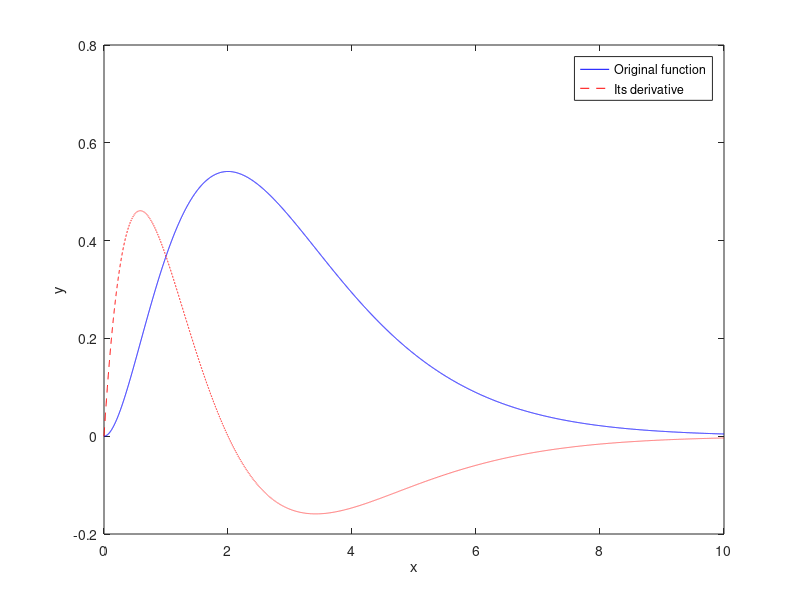
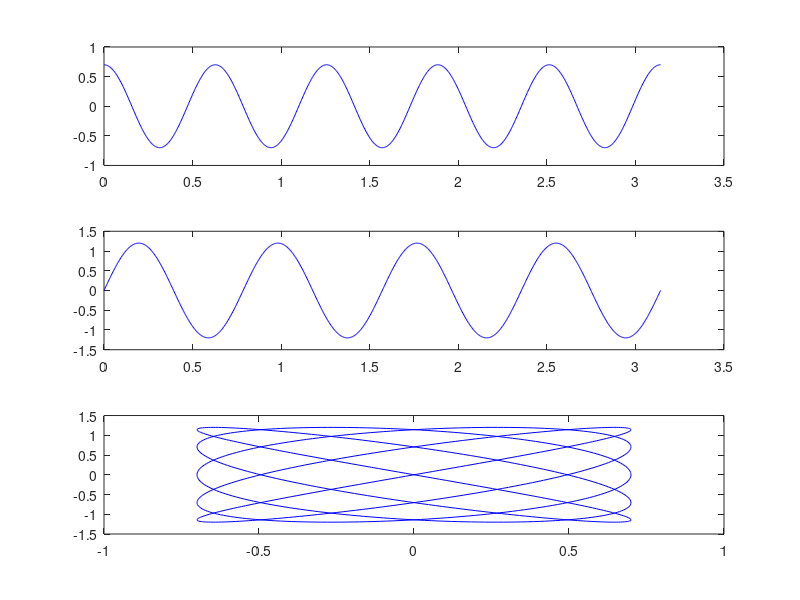
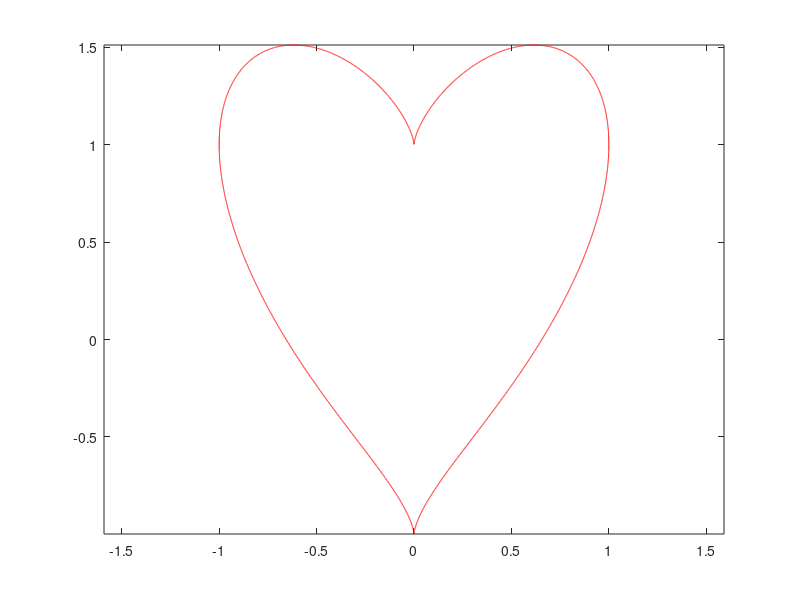
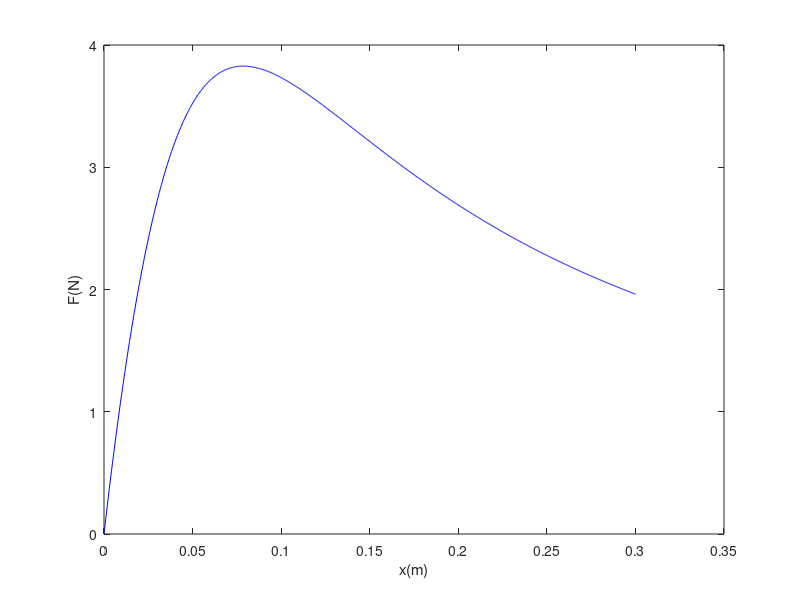

Reproduce these figures in MATLAB, in order.
clear all
clc
close all

%% 1
x = linspace(0,10,10000);
y1 = x.^2.*exp(-x);
y2 = exp(-x).*(2.*x - x.^2);

figure;
plot(x,y1,'b-'); hold on;
plot(x,y2,'r--');

xlabel('x')
ylabel('y')
legend('Original function','Its derivative') 


%% 2
t = linspace(0,pi,1000);
x = 0.7.*cos(10.*t);
y = 1.2.*sin(8.*t);

figure()
subplot(3,1,1)
plot(t,x,'b-');

subplot(3,1,2)
plot(t,y,'b-');

subplot(3,1,3)
plot(x,y,'b-');

%% 3
x = linspace(-1,1,10000);

y1 = sqrt(1-(x).^2) + nthroot(x.^2,3);
y2 = -sqrt(1-(x).^2) + nthroot(x.^2,3);


figure()
plot(x,y1,'r-'); hold on;
plot(x,y2,'r-');
axis equal

%% 4
Q = 9.4*10^(-6); 
q = 24*10^(-6);
R = 0.1;
o = 0.885*10^(-12);

z =linspace(0,0.3,1000);
F = (Q*q.*z)./(2*o).*(1-z./sqrt(z.^2+R.^2));
[val,idx] = max(F)
z(idx)

figure()
plot(z,F,'b-');
xlabel('x(m)')
ylabel('F(N)')



%% 5
t = 0:0.1:5;
x = 52.*t - 9.*t.^2;
y = 125 - 5.*t.^2;

dxdt = 52 - 18.*t;
dydt = -10.*t;

v = sqrt(dxdt.^2 + dydt.^2);
% find를 이용하는 방법
low_v = min(v)
k = find(v == min(v));
low_time = t(k)

% min으로 한번에 구하는 방법
[val, idx] = min(v)
low_time1 = t(idx)

figure()
subplot(1,2,1)
plot(x,y,'b*-','MarkerFaceColor','b');
xlabel('x(m)')
ylabel('y(m)')

subplot(1,2,2)
plot(time,v,'b*-','MarkerFaceColor','b');
axis([-20 25 25 65])

%% 6
f = linspace(10,50000,10000);
w = 2*pi*f;
R = 2000;
C = 0.2*10^-6;

vol = (w.*R*C)./sqrt(1 + (w.*R*C).^2);

figure()
semilogx(f,vol,'b-');

%% 7
R = 4;
L = 1.3;
V = 12;

t1 = linspace(0,0.5,1000);
t2 = linspace(0.5,2,1000);

i1 = (V/R).*(1 - exp(-(R.*t1)./L));

%i2 = exp((-R.*t2)/L).*(V/R).*(exp(-(0.5*R)/L)-1)
i2 = exp((-R.*t2)./L) .* (V/R) .* (exp((0.5*R)/L) - 1); 

figure()
plot(t1,i1,'b-'); hold on;
plot(t2,i2,'b-');
xlabel('time(s)')
ylabel('current(A)')

%% 8
x = linspace(-5,5,1000);
y = linspace(-5,5,1000);

[X,Y] = meshgrid(x,y);
R = sqrt((X).^2 + (Y).^2);
Z = (-cos(2.*R))./(exp(0.2.*R));
figure()
mesh(X,Y,Z)
xlabel('x'); ylabel('y'); zlabel('z')
grid on

%% 9
theta = linspace(-20,20,1000);
p = linspace(2,10,1000);

[THETA,P] = meshgrid(theta,p); % 2차원 좌표 격자생성
alpha = pi.*P.*sind(THETA); %alpha는 중간변수
I = (sin(alpha)./alpha).^2; %이미 위에서 sind로 받았으니 여기선 그냥 sin
figure()
mesh(P,THETA,I)
xlabel('alpha/lambda'); ylabel('theta'); zlabel('Relative Intensity')
grid on

%% 10
v_0 = 20;
theta = 30;
alpha = 25;
g = 9.81;

v_x = v_0*sind(theta)*cosd(alpha);
v_y = v_0*sind(theta)*sind(alpha);
v_z = v_0*cosd(theta);

t_b = (2*v_z)/g;

t1 = linspace(0,t_b,1000);

x1 = v_x*t1;
y1 = v_y*t1;
z1 = v_z*t1 - (0.5).*g.*t1.^2;

figure()
plot3(x1,y1,z1,'k-'); hold on;


t2 = linspace(t_b,t_b + t_b*0.8,1000);

x2 = v_x*t2;
y2 = v_y*t2;
z2 = 0.8*v_z*(t2-t_b)- (0.5).*g.*(t2-t_b).^2;

plot3(x2,y2,z2,'k-'); hold on;

T = t_b*0.8;

t3 = linspace(t_b + T,t_b + T + T*0.8,1000);

x3 = v_x*t3;
y3 = v_y*t3;
z3 = (0.8)^2*v_z*(t3-t_b-T)- (0.5).*g.*(t3-t_b-T).^2;

plot3(x3,y3,z3,'k-'); hold on;

t4 = linspace(t_b + T + T*0.8 ,t_b + T + T*0.8 + T*(0.8)^2,1000);

x4 = v_x*t4;
y4 = v_y*t4;
z4 = (0.8)^3*v_z*(t4-t_b-T-T*(0.8))- (0.5).*g.*(t4-t_b-T-T*(0.8)).^2;

plot3(x4,y4,z4,'k-'); hold on;

t5 = linspace(t_b + T + T*0.8 + T*(0.8)^2 ,t_b + T + T*0.8 + T*(0.8)^2 + T*(0.8)^3,1000);

x5 = v_x*t5;
y5 = v_y*t5;
z5 = (0.8)^4*v_z*(t5-t_b-T-T*(0.8)-T*(0.8)^2)- (0.5).*g.*(t5-t_b-T-T*(0.8)-T*(0.8)^2).^2;

plot3(x5,y5,z5,'k-'); hold on;
xlabel('x(m)'); ylabel('y(m)'); zlabel('z(m)')
grid on
